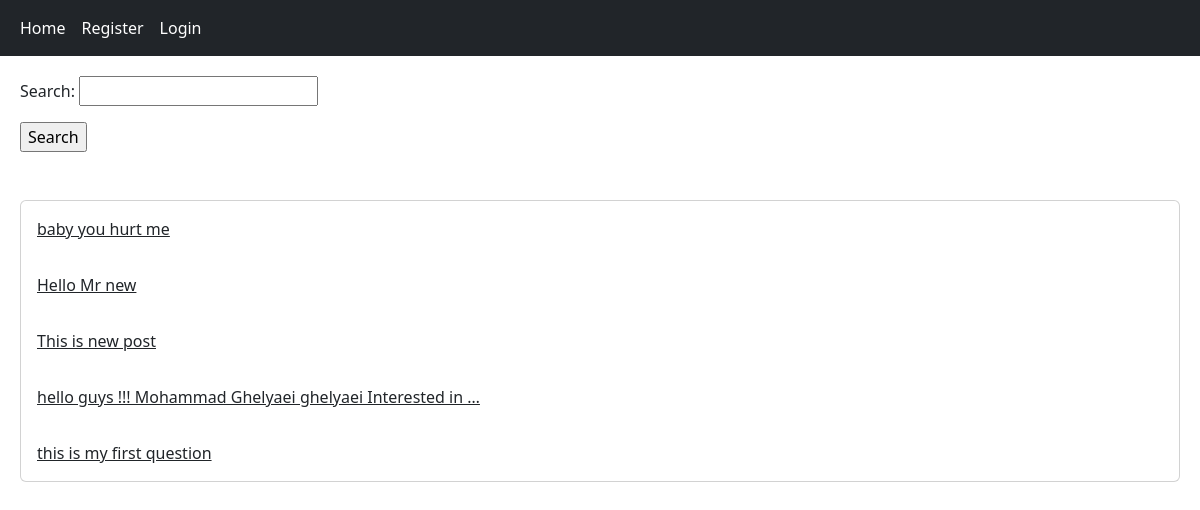
The page / on the database its author committed.
### home/models.py (models this page shows, shortened)
class Post(models.Model):
    user = models.ForeignKey(User, on_delete=models.CASCADE, related_name='posts')
    body = models.TextField()
    slug = models.SlugField()
    title = models.CharField(max_length=100, null=True, blank=True)
    created = models.DateTimeField(auto_now_add=True)
    updated = models.DateTimeField(auto_now=True)
    class Meta:
        ordering = ('-created',)
    def get_absolute_url(self):
        return reverse('home:post_detail', args=(self.id, self.slug))

### home/views.py (the view)
# urls.py: path('', views.HomeView.as_view(), name='home'),
class HomeView(View):
    form_class = PostSearchForm
    def get(self, request):
        posts = Post.objects.all()
        if request.GET.get('search'):
            posts = posts.filter(body__contains=request.GET['search'])
        return render(request, 'home/index.html', {'posts': posts, 'form': self.form_class})

### home/templates/home/index.html
{% extends 'base.html' %}
{% block content %}
    <form action="" method="get">
        {{ form.as_p }}
        <input type="submit" value="Search">
    </form><br/><br/>
    <div class="card">
        {% for post in posts %}
            <a href="{{ post.get_absolute_url }}" class="card-body">{{ post.body|truncatewords:8 }}</a>
        {% endfor %}
    </div>
{% endblock %}

### rows shown on the page
Post: body "baby you hurt me"
Post: body "Hello Mr new"
Post: body "This is new post"
Post: body "hello guys !!! Mohammad Ghelyaei ghelyaei Interested in …"
Post: body "this is my first question"
